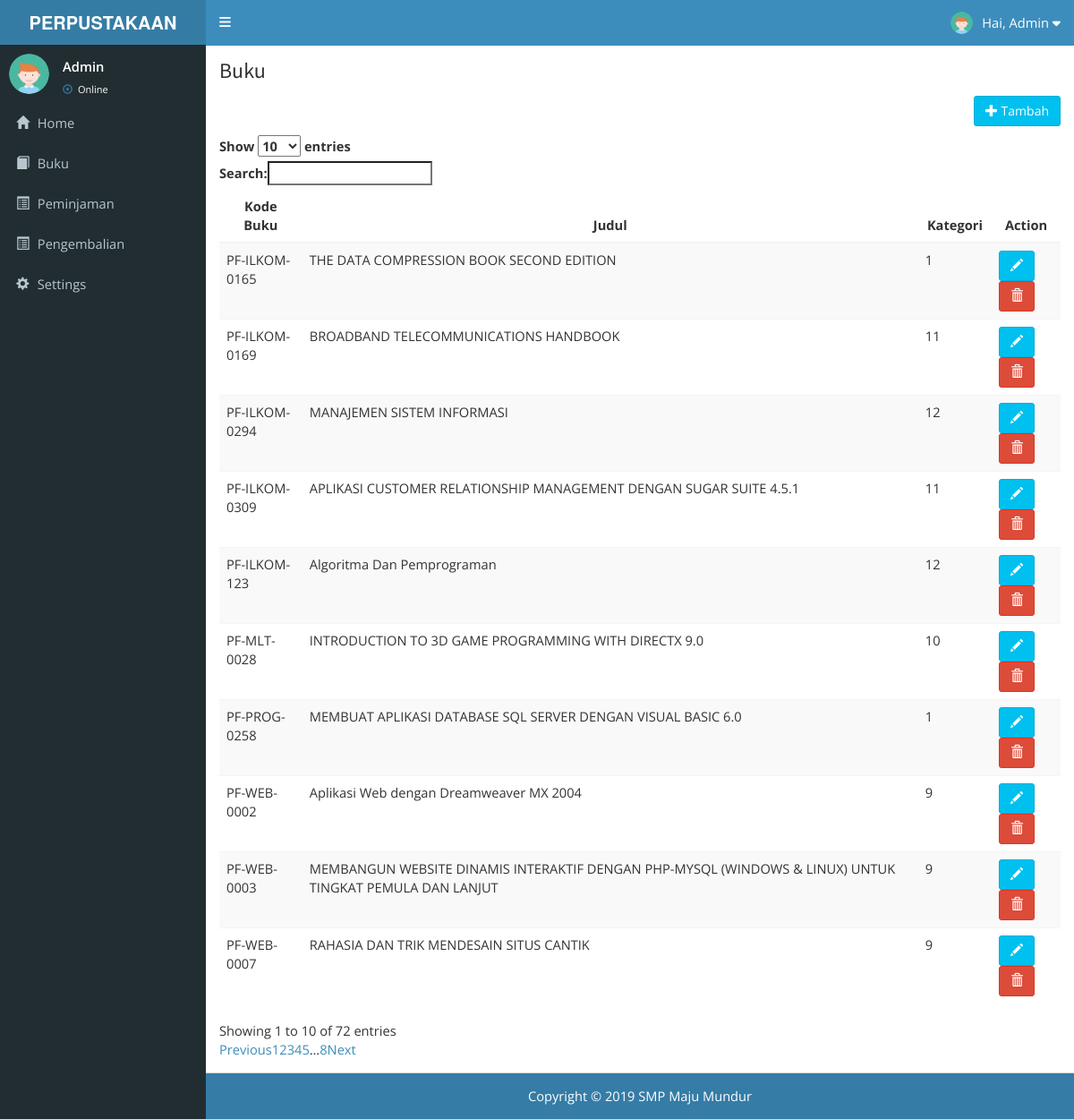
The app's page /index.php/buku with its own data.
### tables this page shows
CREATE TABLE `buku` (
  `kode_buku` varchar(250) NOT NULL,
  `judul` varchar(500) NOT NULL,
  `kode_kategori` int(5) NOT NULL
);

### application/controllers/Buku.php (called while the page is built, shortened)
<?php
class Buku extends CI_Controller
{
	public function __construct()
	{
		$this->load->model('M_database', 'proses');
	}
	public function index()
	{
		$data['buku'] = $this->proses->getData('buku');
		$this->load->view('config/header');
		$this->load->view('config/navbar');
		$this->load->view('config/sidebar');
		$this->load->view('page/buku/view',$data);
		$this->load->view('config/footer');
	}
}
?>

### index.php (called while the page is built, shortened)
<?php
require_once BASEPATH.'core/CodeIgniter.php';

### application/models/M_database.php (called while the page is built, shortened)
<?php
class M_database extends CI_Model
{
    public function getData($table){
        return $this->db->get($table)->result();
    }
}

### application/views/page/buku/view.php (the view)
<div class="content-wrapper">
    <section class="content-header">
        <h1>
            Buku
        </h1>
    </section>
    <section class="content">
        <div class="row">
            <div class="col-md-12 col-xs-12 col-md-12">
                <p align="right">
                    <a href="#" data-toggle="modal" data-target="#modalTambah" class="btn btn-info"><i class="	glyphicon glyphicon-plus"></i> Tambah</a>
                </p>
                <div class="table-responsive">
                    <table class="table table-striped" id="dataTable">
                        <thead>
                            <tr>
                                <th class="tengah">Kode Buku</th>
                                <th class="tengah">Judul</th>
                                <th class="tengah">Kategori</th>
                                <th class="tengah">Action</th>
                            </tr>
                        </thead>
                        <tbody>
                            <?php foreach ($buku as $getData) : ?>
                                <tr>
                                    <td><?= $getData->kode_buku; ?></td>
                                    <td><?= $getData->judul; ?></td>
                                    <td><?= $getData->kode_kategori; ?></td>
                                    <td>
                                        <a href="#" data-toggle="modal" data-target="#modalUbah" class="btn btn-info"><i class="glyphicon glyphicon-pencil"></i> </a>
                                        <a href="#" data-toggle="modal" data-target="#modalHapus" class="btn btn-danger"><i class="glyphicon glyphicon-trash"></i> </a>
                                    </td>
                                </tr>
                            <?php endforeach; ?>
                        </tbody>
                    </table>
                </div>
            </div>
        </div>
    </section>
</div>

### application/views/config/header.php (shortened to what this page needs)
<!DOCTYPE html>
<html>
<head>
  <link rel="stylesheet" href="<?= base_url('assets/css/bootstrap.css') ?>">
  <link rel="stylesheet" href="<?= base_url('assets/fonts/fontawesome.min.css') ?>">
  <link rel="stylesheet" href="<?= base_url('assets/css/AdminLTE.min.css') ?>">
  <link rel="stylesheet" href="<?= base_url('assets/css/style.min.css') ?>">
  <link rel="stylesheet" href="<?= base_url('assets/css/_all-skins.min.css') ?>">
  <link rel="stylesheet" href="https://cdn.datatables.net/1.10.19/css/dataTables.bootstrap.min.css">
</head>
<body class="hold-transition skin-blue sidebar-mini">
  <div class="wrapper">

### application/views/config/navbar.php (shortened to what this page needs)
<header class="main-header">
    <a href="#" class="logo">
        <span class="logo-lg color-gold"><b>PERPUSTAKAAN</b></span>
    </a>
    <nav class="navbar navbar-static-top">
        <a href="#" class="sidebar-toggle" data-toggle="offcanvas" role="button">
        </a>
        <div class="navbar-custom-menu">
            <ul class="nav navbar-nav">
                <li class="dropdown user user-menu">
                    <a href="#" class="dropdown-toogle" data-toggle="dropdown"> <img src="<?= base_url('assets/img/no-pict.png') ?>" class="user-image" alt="">Hai, Admin&nbsp;<i class="fas fa-caret-down"></i></a>
                </li>
            </ul>
        </div>
    </nav>
</header>

### application/views/config/sidebar.php (shortened to what this page needs)
<aside class="main-sidebar">
    <section class="sidebar">
        <div class="user-panel">
            <div class="pull-left image">
                <img src="<?= base_url('assets/img/no-pict.png') ?>" class="img-circle" alt="ADMIN">
            </div>
            <div class="pull-left info">
                <p><small>Admin</small></p>
                <a href="#"  class="color-gold"><i class="glyphicon glyphicon-record text-info"></i> Online</a>
            </div>
        </div>
        <ul class="sidebar-menu">
            <li class="treeview">
                <a href="<?= base_url('home') ?>">
                    <i class="glyphicon glyphicon-home clr-icon"></i> <span>Home</span>
                </a>
            </li>
            <li class="treeview">
                <a href="<?= base_url('buku') ?>">
                    <i class="glyphicon glyphicon-book clr-icon"></i> <span>Buku</span>
                </a>
            </li>
            <li class="treeview">
                <a href="<?= base_url('peminjaman') ?>">
                    <i class="glyphicon glyphicon-list-alt clr-icon"></i> <span>Peminjaman</span>
                </a>
            </li>
            <li class="treeview">
                <a href="<?= base_url('pengembalian') ?>">
                    <i class="glyphicon glyphicon-list-alt clr-icon"></i> <span>Pengembalian</span>
                </a>
            </li>
            <li class="treeview">
                <a href="#">
                    <i class="glyphicon glyphicon-cog clr-icon"></i> <span>Settings</span>
                </a>
            </li>
        </ul>
    </section>
</aside>

### application/views/config/footer.php (shortened to what this page needs)
<footer class="main-footer bg-footer text-center">
	Copyright &copy; 2019 SMP Maju Mundur
</footer>
</div>
</body>
</html>

### records on screen
buku: kode_buku "PF-PROG-0258", judul "MEMBUAT APLIKASI DATABASE SQL SERVER DENGAN VISUAL BASIC 6.0", kode_kategori "1"
buku: kode_buku "PF-WEB-0002", judul "Aplikasi Web dengan Dreamweaver MX 2004", kode_kategori "9"
buku: kode_buku "PF-WEB-0003", judul "MEMBANGUN WEBSITE DINAMIS INTERAKTIF DENGAN PHP-MYSQL (WINDOWS & LINUX) UNTUK TINGKAT PEMULA DAN LANJUT", kode_kategori "9"
buku: kode_buku "PF-WEB-0007", judul "RAHASIA DAN TRIK MENDESAIN SITUS CANTIK", kode_kategori "9"
buku: kode_buku "PF-ILKOM-0309", judul "APLIKASI CUSTOMER RELATIONSHIP MANAGEMENT DENGAN SUGAR SUITE 4.5.1", kode_kategori "11"
buku: kode_buku "PF-ILKOM-0294", judul "MANAJEMEN SISTEM INFORMASI", kode_kategori "12"
buku: kode_buku "PF-ILKOM-0169", judul "BROADBAND TELECOMMUNICATIONS HANDBOOK", kode_kategori "11"
buku: kode_buku "PF-MLT-0028", judul "INTRODUCTION TO 3D GAME PROGRAMMING WITH DIRECTX 9.0", kode_kategori "10"
buku: kode_buku "PF-ILKOM-0165", judul "THE DATA COMPRESSION BOOK SECOND EDITION", kode_kategori "1"
buku: kode_buku "PF-ILKOM-123", judul "Algoritma Dan Pemprograman", kode_kategori "12"
